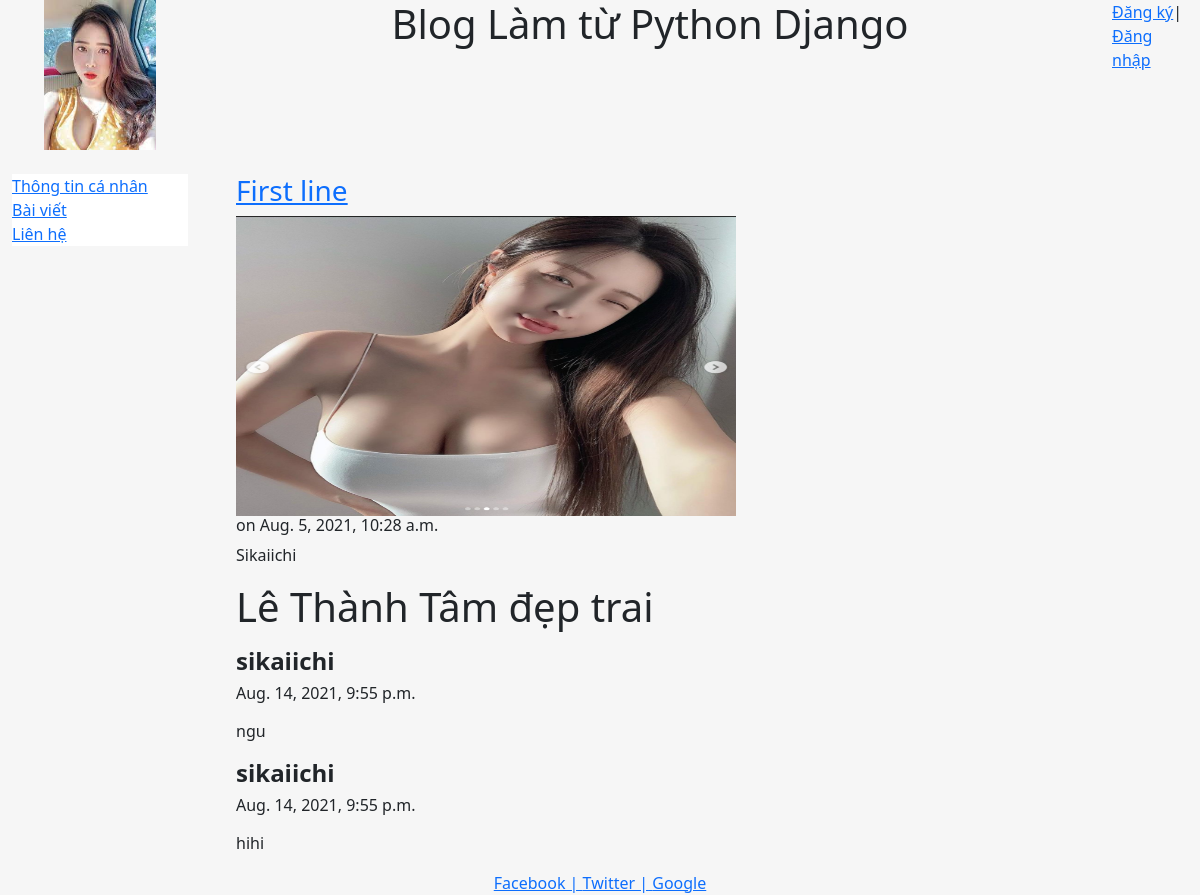
Page /blog/1/ on the committed database.
### blog/models.py (models this page shows, shortened)
class Post(models.Model):
    objects = models.Manager()
    title = models.CharField(max_length = 100)
    body  = models.TextField()
    date  = models.DateTimeField(auto_now_add = True)
    image = models.ImageField(null=True)

class Comment(models.Model):
    post = models.ForeignKey(Post, on_delete=models.CASCADE, related_name='comments')
    author = models.ForeignKey(settings.AUTH_USER_MODEL, on_delete=models.CASCADE)
    body = models.TextField()
    date = models.DateTimeField(auto_now_add=True)

### blog/views.py (the view)
# urls.py: path('<int:pk>/', views.post, name='post'),
def post(request, pk):
    post = get_object_or_404(Post, pk=pk)
    form = CommentForm()
    if request.method == "POST":
        form = CommentForm(request.POST, author=request.user, post=post)
        if form.is_valid():
            form.save()
            return HttpResponseRedirect(request.path)
    return render(request, "blog/post.html", {"post": post, "form": form})

### blog/templates/blog/post.html (shortened to what this page needs)
{% extends "pages/base.html" %}
{% block content %}
<h3><a href='{% url 'post' post.id %}' >{{post.title}}</a></h3>
<img src="{{post.image.url}}" width="500px" height="300px" />
<h6>on {{post.date}}</h6>
{{post.body|safe|linebreaks}}
{% for comment in post.comments.all %}
    <h4><strong>{{comment.author}}</strong></h4>
    <h6><p>{{comment.date}}</p></h6>
    <p>{{comment.body|linebreaks}}</p>
{% endfor %}
{% endblock %}

### sieunhan/templates/pages/base.html (style rules this page uses)
html, body { height: 100%; background-color: #f6f6f6; }

### rows in the picture
Post: title "First line", image (picture), date "Aug. 5, 2021, 10:28 a.m.", body "Sikaiichi Lê Thành Tâm đẹp trai"
Comment: author "sikaiichi", date "Aug. 14, 2021, 9:55 p.m.", body "ngu"
Comment: author "sikaiichi", date "Aug. 14, 2021, 9:55 p.m.", body "hihi"
